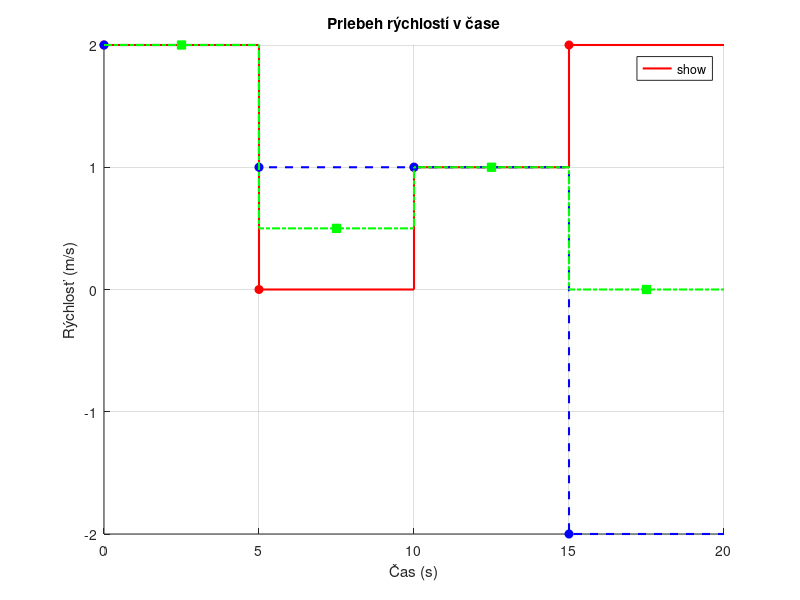
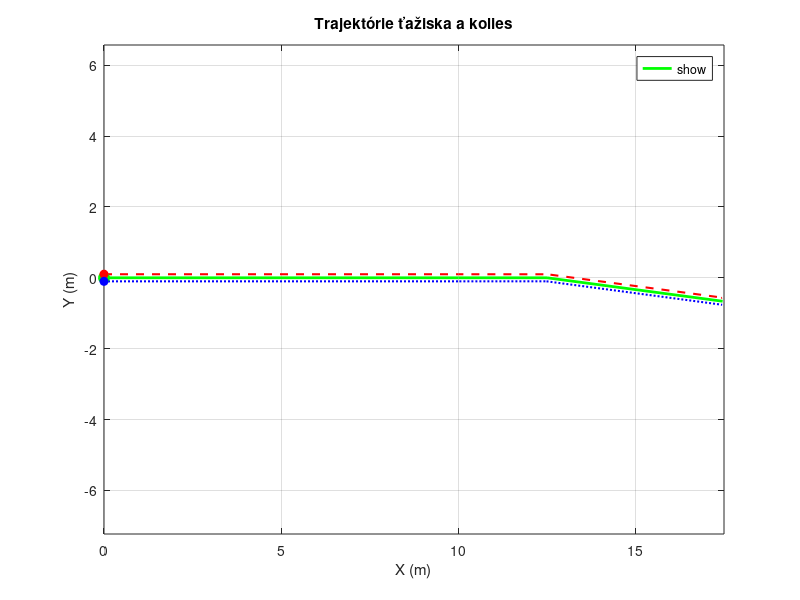

Recreate these plots in MATLAB, in order.
clear; clc; close all;
% Zadanie č.3 z predmetu Robotika - Úloha 1

% --- Parametre diferenciálneho podvozku ---
L = 0.2; % Rozchod kolies [m] (200 mm)
% r = 0.05; % Polomer kolesa [m] (50 mm) - nie je priamo potrebný pre túto úlohu,
            % ak sú rýchlosti kolies dané ako tangenciálne

% --- Vstupné vektory (príklad zo zadania) ---
t_input = [0 5 10 15 20]; % Časový vektor [s]
RLKI = [2 0 1 2 1]; % Rýchlosť ľavého kolesa [m/s]
RPKI = [2 1 1 -2 1]; % Rýchlosť pravého kolesa [m/s]

% --- Inicializácia ---
Pocet_v_Poli = length(t_input);
Pocet_intervalov = Pocet_v_Poli - 1;

% História stavu robota (ťažisko)
Hist_x = zeros(1, Pocet_v_Poli);
Hist_y = zeros(1, Pocet_v_Poli);
Hist_fi = zeros(1, Pocet_v_Poli); % Orientácia robota [rad]

% História polohy kolies
x_L_hist = zeros(1, Pocet_v_Poli);
y_L_hist = zeros(1, Pocet_v_Poli);
x_R_hist = zeros(1, Pocet_v_Poli);
y_R_hist = zeros(1, Pocet_v_Poli);

% História rýchlosti ťažiska (pre každý interval)
v_T_hist = zeros(1, Pocet_intervalov);

% Počiatočné podmienky (v čase t_input(1))
Hist_x(1) = 0;
Hist_y(1) = 0;
Hist_fi(1) = 0;

x_L_hist(1) = Hist_x(1) - (L/2) * sin(Hist_fi(1));
y_L_hist(1) = Hist_y(1) + (L/2) * cos(Hist_fi(1));
x_R_hist(1) = Hist_x(1) + (L/2) * sin(Hist_fi(1));
y_R_hist(1) = Hist_y(1) - (L/2) * cos(Hist_fi(1));

% --- Simulácia pohybu ---
for k = 1:Pocet_intervalov
    dt = t_input(k+1) - t_input(k);
    v_L = RLKI(k);
    v_R = RPKI(k);

    v_T = (v_R + v_L) / 2;
    omega = (v_R - v_L) / L;
    v_T_hist(k) = v_T;

    x_prev = Hist_x(k);
    y_prev = Hist_y(k);
    phi_prev = Hist_fi(k);

    Hist_x(k+1) = x_prev + v_T * cos(phi_prev) * dt;
    Hist_y(k+1) = y_prev + v_T * sin(phi_prev) * dt;
    Hist_fi(k+1) = phi_prev + omega * dt;
    Hist_fi(k+1) = mod(Hist_fi(k+1) + pi, 2*pi) - pi;

    phi_current = Hist_fi(k+1);
    x_T_current = Hist_x(k+1);
    y_T_current = Hist_y(k+1);

    x_L_hist(k+1) = x_T_current - (L/2) * sin(phi_current);
    y_L_hist(k+1) = y_T_current + (L/2) * cos(phi_current);
    x_R_hist(k+1) = x_T_current + (L/2) * sin(phi_current);
    y_R_hist(k+1) = y_T_current - (L/2) * cos(phi_current);
end

% --- Vykreslenie priebehov rýchlostí (VŠETKY NA JEDNOM GRAFE) ---
figure('Name', 'Priebehy rýchlostí v čase');
hold on;

% Rýchlosť ľavého kolesa
stairs(t_input, [RLKI(1:end-1), RLKI(end-1)],'r-', 'LineWidth', 1.5, 'DisplayName', 'Rýchlosť ľavého kolesa');
% Zmena tu: kreslíme značky len po predposledný bod
plot(t_input(1:end-1), RLKI(1:end-1), 'ro', 'MarkerFaceColor', 'r', 'HandleVisibility','off');

% Rýchlosť pravého kolesa
stairs(t_input, [RPKI(1:end-1), RPKI(end-1)],'b--', 'LineWidth', 1.5, 'DisplayName', 'Rýchlosť pravého kolesa');
% Zmena tu: kreslíme značky len po predposledný bod
plot(t_input(1:end-1), RPKI(1:end-1), 'bo', 'MarkerFaceColor', 'b', 'HandleVisibility','off');

% Rýchlosť ťažiska
stairs([t_input(1:end-1), t_input(end)], [v_T_hist, v_T_hist(end)], ...
       'g-.', 'LineWidth', 1.5, 'DisplayName', 'Rýchlosť ťažiska');
% Doplnené značky pre rýchlosť ťažiska (v strede intervalov)
plot(t_input(1:end-1) + diff(t_input)/2, v_T_hist, 'gs', 'MarkerFaceColor', 'g', 'HandleVisibility','off');

title('Priebeh rýchlostí v čase');
xlabel('Čas (s)');
ylabel('Rýchlosť (m/s)');
grid on;
xlim([t_input(1) t_input(end)]);
legend('show', 'Location', 'best');
hold off;

% --- Vykreslenie trajektórií ---
figure('Name', 'Trajektórie robota');
plot(Hist_x, Hist_y, 'g-', 'LineWidth', 2, 'DisplayName', 'Ťažisko (P)'); % Trajektória ťažiska je zelená
hold on;
plot(x_L_hist, y_L_hist, 'r--', 'LineWidth', 1.5, 'DisplayName', 'Ľavé koleso');
plot(x_R_hist, y_R_hist, 'b:', 'LineWidth', 1.5, 'DisplayName', 'Pravé koleso'); % Trajektória pravého kolesa je modrá

% Zvýraznenie štartovacích bodov
% Pre konzistenciu farieb:
plot(Hist_x(1), Hist_y(1), 'go', 'MarkerFaceColor', 'g', 'MarkerSize', 8, 'HandleVisibility','off'); % Zelený bod pre zelenú trajektóriu
plot(x_L_hist(1), y_L_hist(1), 'ro', 'MarkerFaceColor', 'r', 'MarkerSize', 6, 'HandleVisibility','off');
plot(x_R_hist(1), y_R_hist(1), 'bo', 'MarkerFaceColor', 'b', 'MarkerSize', 6, 'HandleVisibility','off'); % Modrý bod pre modrú trajektóriu

title('Trajektórie ťažiska a kolies');
xlabel('X (m)');
ylabel('Y (m)');
legend('show', 'Location', 'best');
axis equal;
grid on;
hold off;

disp('Simulácia dokončená a grafy vykreslené.');
